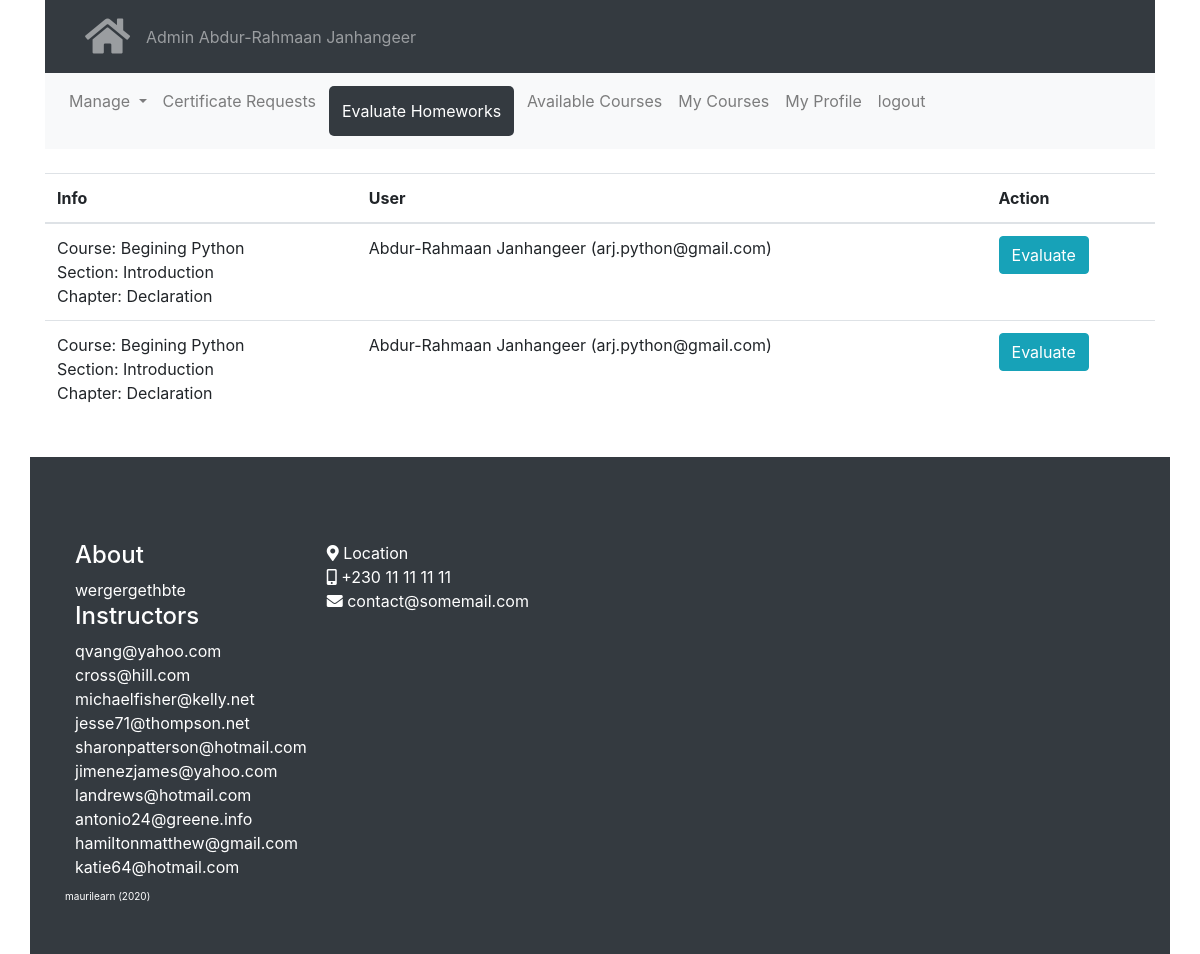
Page /course/homework/submissions (signed in) on the earlier database version.
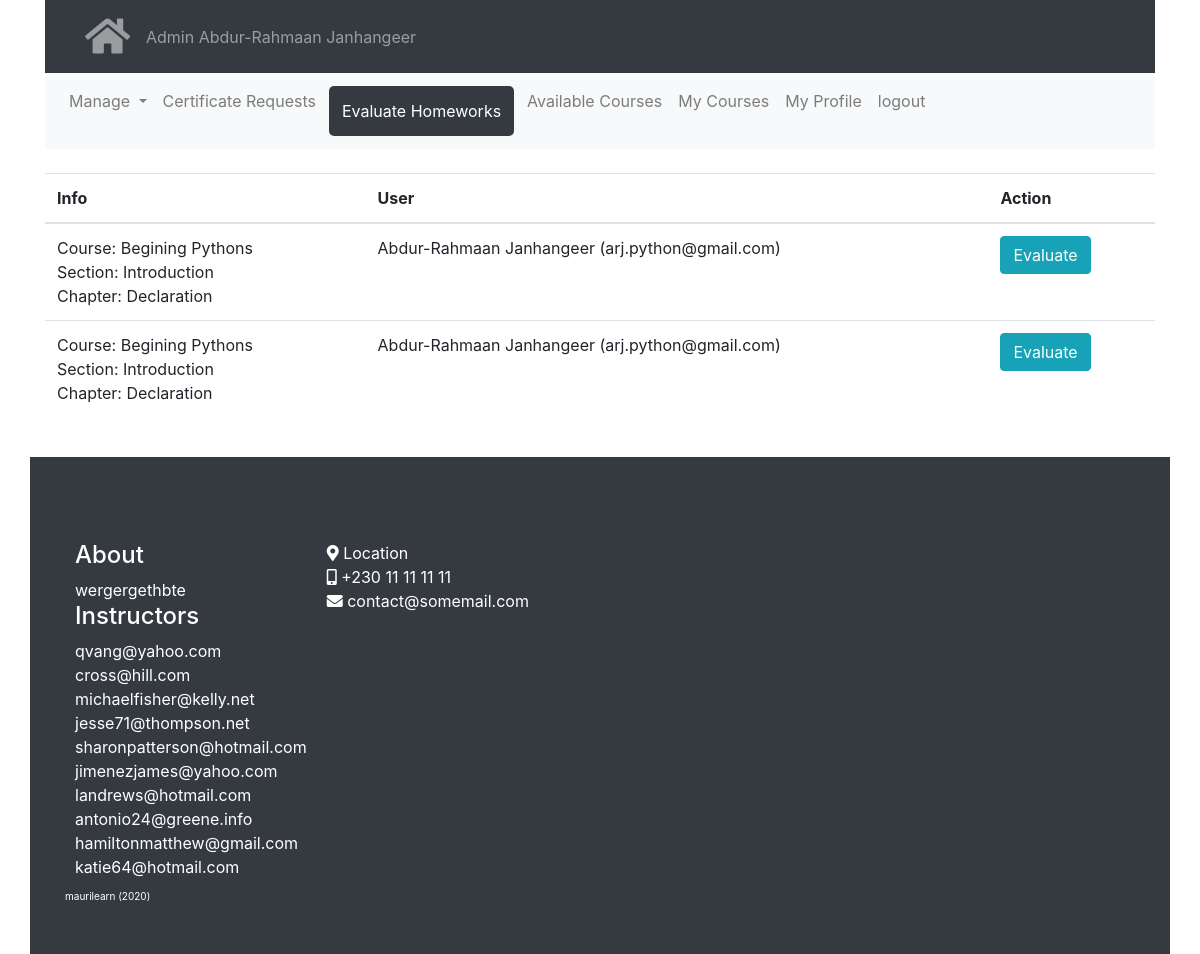
Same page on the later database version.
### modules/course/models.py (models this page shows, shortened)
class HomeworkSubmission(db.Model):
    __tablename__ = 'homework_submissions'
    id = db.Column(db.Integer, primary_key=True)
    course_taker_id = db.Column(db.Integer, db.ForeignKey('users.id'),
        nullable=False)
    subsection_id = db.Column(db.Integer, db.ForeignKey('sub_sections.id'),
        nullable=False)
    filename = db.Column(db.String(100))

class Course(db.Model):
    __tablename__ = 'courses'
    id = db.Column(db.Integer, primary_key=True)
    name = db.Column(db.String(100))
    created_date = db.Column(db.DateTime, default=datetime.now())
    teacher_id = db.Column(db.Integer, db.ForeignKey('users.id'),
        nullable=False)
    sections = db.relationship('Section', backref='course', lazy=True,
        cascade="all, delete, delete-orphan")
    def delete(self):
        db.session.delete(self)
        db.session.commit()

class Section(db.Model):
    __tablename__ = 'sections'
    id = db.Column(db.Integer, primary_key=True)
    name = db.Column(db.String(100))
    created_date = db.Column(db.DateTime, default=datetime.now())
    course_id = db.Column(db.Integer, db.ForeignKey('courses.id'),
        nullable=False)
    quizzes = db.relationship('Quiz', backref='section', lazy=True,
        cascade="all, delete, delete-orphan")
    quiz_histories = db.relationship('QuizHistory', backref='section', lazy=True,
        cascade="all, delete, delete-orphan")
    sub_sections = db.relationship('SubSection', backref='section', lazy=True,
        cascade="all, delete, delete-orphan")
    def delete(self):
        db.session.delete(self)
        db.session.commit()

class SubSection(db.Model):
    __tablename__ = 'sub_sections'
    id = db.Column(db.Integer, primary_key=True)
    name = db.Column(db.String(100))
    created_date = db.Column(db.DateTime, default=datetime.now())
    section_id = db.Column(db.Integer, db.ForeignKey('sections.id'),
        nullable=False)
    resources = db.relationship('Resource', backref='sub_section', lazy=True,
        cascade="all, delete, delete-orphan")
    homeworks = db.relationship('Homework', backref='sub_section', lazy=True,
        cascade="all, delete, delete-orphan")
    homework_submissions = db.relationship('HomeworkSubmission', backref='sub_section', lazy=True,
        cascade="all, delete, delete-orphan")
    homework_evaluations = db.relationship('HomeworkEvaluation', backref='sub_section', lazy=True,
        cascade="all, delete, delete-orphan")
    def delete(self):
        db.session.delete(self)
        db.session.commit()

### modules/course/view.py (the view, shortened to what this page needs)
@course_blueprint.route("/homework/submissions", methods=['GET', 'POST'])
@roles_required(['admin', 'teacher'])
@login_required
def view_homework_submissions():
    context = base_context()
    if current_user.role == 'admin':
        submissions = HomeworkSubmission.query.all()
    context['submissions'] = submissions
    context['User'] = User
    return render_template('course/view_submissions.html', **context)

### modules/auth/access.py (called while the page is built)
def roles_required(roles):
    def wrapper(fn):
        @wraps(fn)
        def decorated_view(*args, **kwargs):
            if not current_user.role in roles:
                return redirect(url_for('auth.login'))
            return fn(*args, **kwargs)
        return decorated_view
    return wrapper

### shopyoapi/enhance.py (called while the page is built)
def base_context():
    base_context = {
        'MESSAGE': '',
        'current_user': current_user,
        'User': User
    }
    return base_context.copy()

### modules/course/templates/course/view_submissions.html (shortened to what this page needs)
{% extends "base/base.html" %}
{% block content %}
{%set active_page = 'evaluate_homeworks'%}
{%include 'course/partials/nav.html'%}
<br>
<table class="table">
  <thead>
    <tr>
      <th>Info</th>
      <th>User</th>
      <th>Action</th>
    </tr>
  </thead>
  <tbody>
    {%for submission in submissions%}
      {%set course_taker = User.query.get(submission.course_taker_id) %}
      <tr>
        <td>
        Course: {{submission.sub_section.section.course.name}}<br>
        Section: {{submission.sub_section.section.name}}<br>
        Chapter: {{submission.sub_section.name}}
        <td>
        {{course_taker.name}} ({{course_taker.email}})
        </td>
        <td>
          <a
            class="btn btn-info"
            href="{{url_for('course.evaluate_homework_submission', submission_id=submission.id)}}">
            Evaluate
          </a>
        </td>
      </tr>
    {%endfor%}
  </tbody>
</table>
{% endblock %}

Differences in the rows shown:
changed through a linked row, HomeworkSubmission (number 1 of 2 on the later page): sub_section.section.course.name "Begining Python" → "Begining Pythons"
changed through a linked row, HomeworkSubmission (number 2 of 2 on the later page): sub_section.section.course.name "Begining Python" → "Begining Pythons"
